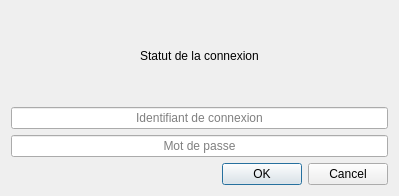
<?xml version="1.0" encoding="UTF-8"?>
<ui version="4.0">
 <class>DlgClient</class>
 <widget class="QDialog" name="DlgClient">
  <property name="geometry">
   <rect>
    <x>0</x>
    <y>0</y>
    <width>399</width>
    <height>196</height>
   </rect>
  </property>
  <property name="windowTitle">
   <string notr="true">Dialog</string>
  </property>
  <layout class="QVBoxLayout" name="verticalLayout_2">
   <item>
    <widget class="QLabel" name="lblStatut">
     <property name="sizePolicy">
      <sizepolicy hsizetype="Preferred" vsizetype="Preferred">
       <horstretch>0</horstretch>
       <verstretch>1</verstretch>
      </sizepolicy>
     </property>
     <property name="text">
      <string notr="true">Statut de la connexion</string>
     </property>
     <property name="alignment">
      <set>Qt::AlignCenter</set>
     </property>
    </widget>
   </item>
   <item>
    <layout class="QVBoxLayout" name="verticalLayout">
     <item>
      <widget class="QLineEdit" name="txtLogin">
       <property name="inputMethodHints">
        <set>Qt::ImhNoAutoUppercase|Qt::ImhPreferLowercase</set>
       </property>
       <property name="alignment">
        <set>Qt::AlignCenter</set>
       </property>
       <property name="placeholderText">
        <string>Identifiant de connexion</string>
       </property>
      </widget>
     </item>
     <item>
      <widget class="QLineEdit" name="txtPassword">
       <property name="echoMode">
        <enum>QLineEdit::Password</enum>
       </property>
       <property name="alignment">
        <set>Qt::AlignCenter</set>
       </property>
       <property name="placeholderText">
        <string>Mot de passe</string>
       </property>
      </widget>
     </item>
    </layout>
   </item>
   <item>
    <widget class="QDialogButtonBox" name="buttonBox">
     <property name="standardButtons">
      <set>QDialogButtonBox::Cancel|QDialogButtonBox::Ok</set>
     </property>
    </widget>
   </item>
  </layout>
 </widget>
 <tabstops>
  <tabstop>txtLogin</tabstop>
  <tabstop>txtPassword</tabstop>
 </tabstops>
 <resources/>
 <connections/>
</ui>
